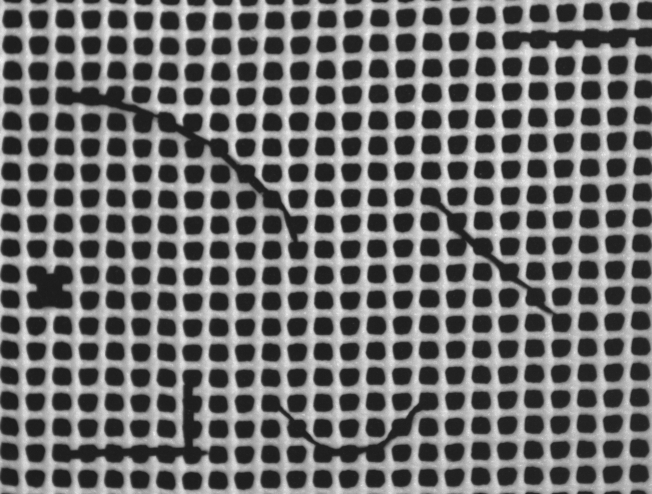
#> input picture 缺陷检测01/plastic_mesh_06.png, 652 x 494 px
$ python qx1.py
#> lines starting #> are read from the running program, lines starting #| are printed output that depends on the picture; after the words box and inside, x2 and y2 are one past the last pixel; in counts of white or black regions, pixels touching at a corner belong together
import numpy as np
import cv2

font = cv2.FONT_HERSHEY_SIMPLEX

img = cv2.imread('plastic_mesh_06.png')
#> img is the input picture: shape (494, 652, 3); min 26, max 241, mean 111.6
cv2.imshow('src',img)

gray = cv2.cvtColor(img,cv2.COLOR_BGR2GRAY)
gray = cv2.GaussianBlur(gray, (3,3), 1.0)

#ret,thresh = cv2.threshold(gray, 0, 255, cv2.THRESH_BINARY_INV | cv2.THRESH_OTSU)
_,thresh1 = cv2.threshold(gray, 25, 255, cv2.THRESH_BINARY_INV )
#> thresh1: shape (494, 652); every value is 0
_,thresh2 = cv2.threshold(gray, 80, 255, cv2.THRESH_BINARY_INV )
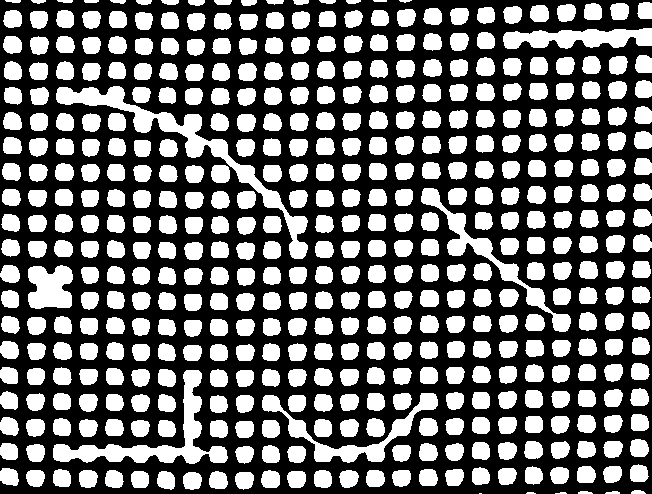
#> thresh2: shape (494, 652); 42.4% white; 457 white regions (3 under 20 px), largest, box (x1, y1, x2, y2) and area: (56, 86, 308, 259) 4576, (53, 370, 228, 464) 3439, (421, 188, 571, 332) 2475
thresh = thresh1 - thresh2
#> thresh: shape (494, 652); values 0 (black) and 1 (white), 42.4% white; 457 white regions (3 under 20 px)
#cv2.imshow('thresh',thresh)

contours,hierarchy = cv2.findContours(thresh, cv2.RETR_EXTERNAL, cv2.CHAIN_APPROX_NONE)
#> contours = 457 contours, 6 with area under 20; largest, box (x1, y1, x2, y2) and area: (56, 86, 308, 259) 4196, (53, 370, 228, 464) 3156, (421, 188, 571, 332) 2236, (262, 393, 438, 463) 2204, (503, 28, 652, 49) 1972

isNG = False
for cnt in contours:
  area = cv2.contourArea(cnt)
  if(area>350):
    cv2.drawContours(img,cnt,-1,(0,0,255),2)
    isNG = True
#> this loop made 457 passes
#> area on passes 5 to 16: 21.5, 32.5, 252, 256.5, 251.5, 254.5, 249.5, 245, 243, 252, 253, 253.5
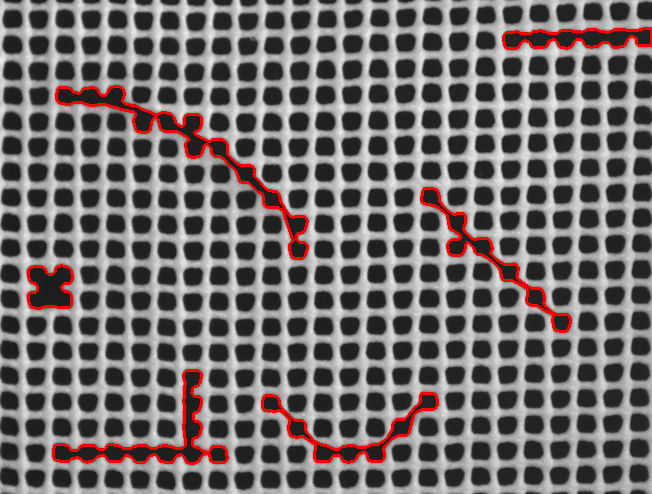
#> img: shape (494, 652, 3); 2.59% of pixels changed, all inside (x1, y1, x2, y2) = (27, 27, 652, 465)
#  else:
#    cv2.drawContours(img,cnt,-1,(0,255,0),1)

if isNG:
  rect, basline = cv2.getTextSize('Mesh Not OK', font, 1.0, 2)
#> rect = (208, 22); basline = 10
  cv2.rectangle(img, (10,10,int(rect[0]*0.7),rect[1]), (212, 233, 252), -1, 8)
  cv2.putText(img,'Mesh Not OK', (10,5+rect[1]), font, 0.7, (0,0,255), 2)
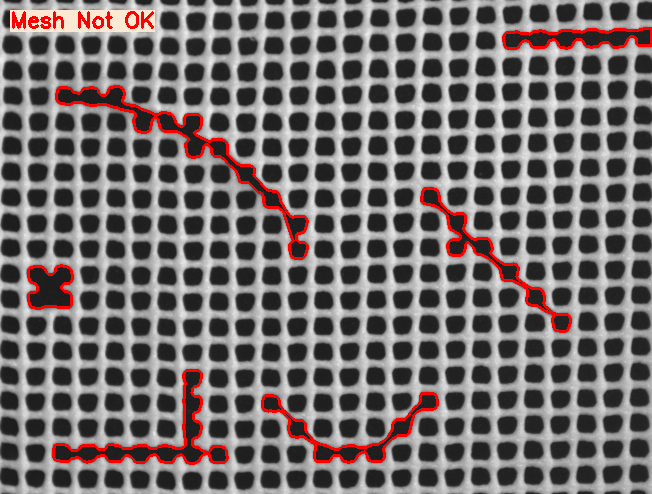
#> img: shape (494, 652, 3); mean B, G, R 110.4, 110.5, 118.1
else:
  rect, basline = cv2.getTextSize('Mesh OK', font, 1.0, 2)
  cv2.rectangle(img, (10,10,int(rect[0]*0.7),rect[1]), (212, 233, 252), -1, 8)
  cv2.putText(img,'Mesh OK', (10,5+rect[1]), font, 0.7, (0,200,0), 2)
cv2.imshow('meshDefects', img)
cv2.waitKey(0)
cv2.destroyAllWindows()

$ run again, with 缺陷检测01/plastic_mesh_01.png copied over 缺陷检测01/plastic_mesh_06.png
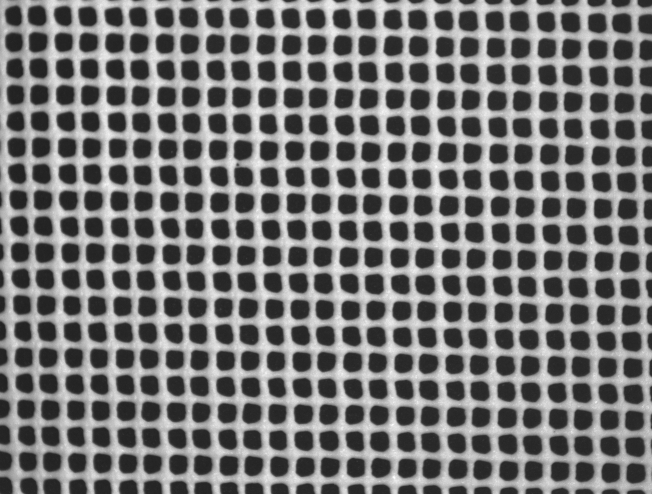
#> input picture 缺陷检测01/plastic_mesh_01.png, 652 x 494 px
#> img is the input picture: shape (494, 652, 3); min 32, max 255, mean 119.9
#> thresh1: shape (494, 652); every value is 0
#> `_,thresh2 = cv2.threshold(gray, 80, 255, cv2.THRESH_BINARY_INV )`:
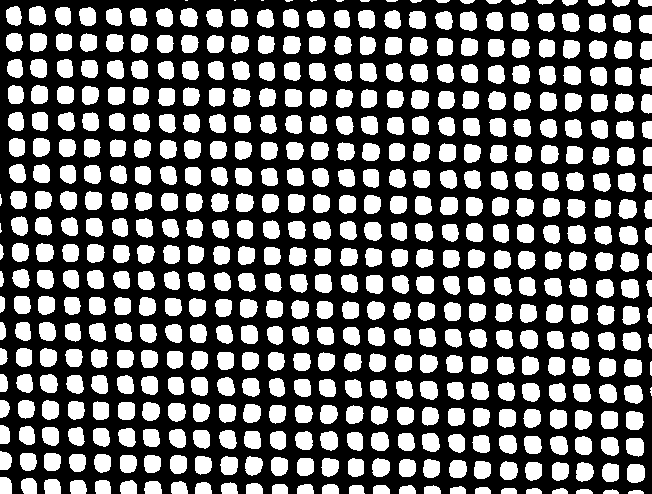
#> thresh2: shape (494, 652); 40.4% white; 520 white regions (10 under 20 px), largest, box (x1, y1, x2, y2) and area: (620, 252, 639, 272) 304, (627, 464, 645, 483) 304, (615, 93, 634, 113) 302
#> thresh: shape (494, 652); values 0 (black) and 1 (white), 40.4% white; 520 white regions (10 under 20 px)
#> contours = 520 contours, 13 with area under 20; largest, box (x1, y1, x2, y2) and area: (627, 464, 645, 483) 274, (620, 252, 639, 272) 274, (615, 93, 634, 113) 273, (618, 199, 637, 219) 272, (622, 332, 641, 351) 270
#> the loop `for cnt in contours:` made 520 passes
#> area on passes 1 to 3: 37, 42, 54.5
#> rect = (139, 22); basline = 10
#> `cv2.putText(img,'Mesh OK', (10,5+rect[1]), font, 0.7, (0,200,0), 2)`:
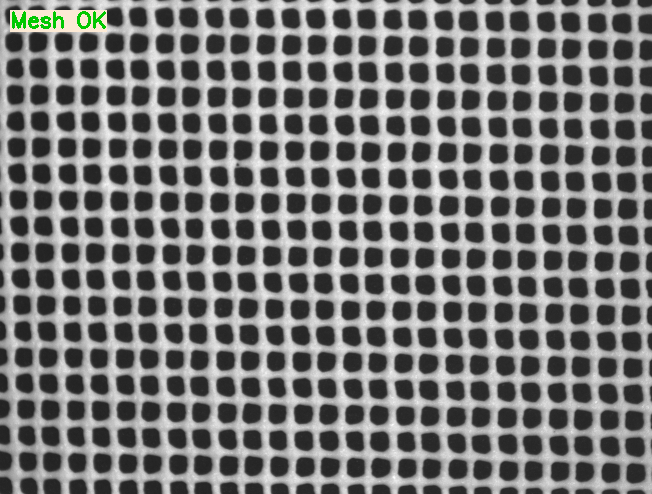
#> img: shape (494, 652, 3); mean B, G, R 120, 120.6, 120.2

$ run again, with 缺陷检测01/plastic_mesh_02.png copied over 缺陷检测01/plastic_mesh_06.png
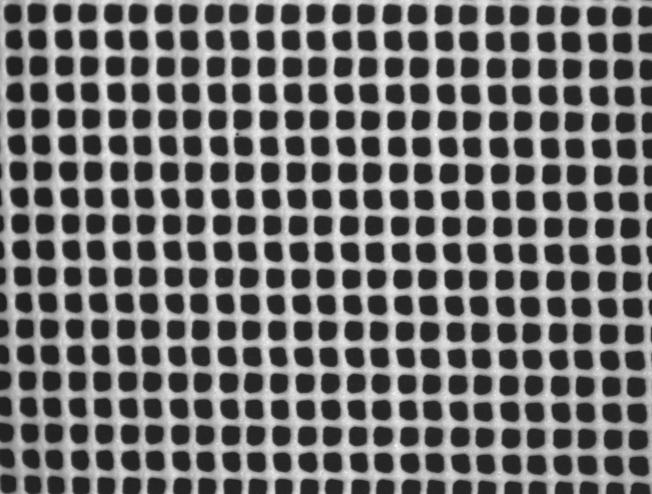
#> input picture 缺陷检测01/plastic_mesh_02.png, 652 x 494 px
#> img is the input picture: shape (494, 652, 3); min 30, max 247, mean 115.7
#> thresh1: shape (494, 652); every value is 0
#> `_,thresh2 = cv2.threshold(gray, 80, 255, cv2.THRESH_BINARY_INV )`:
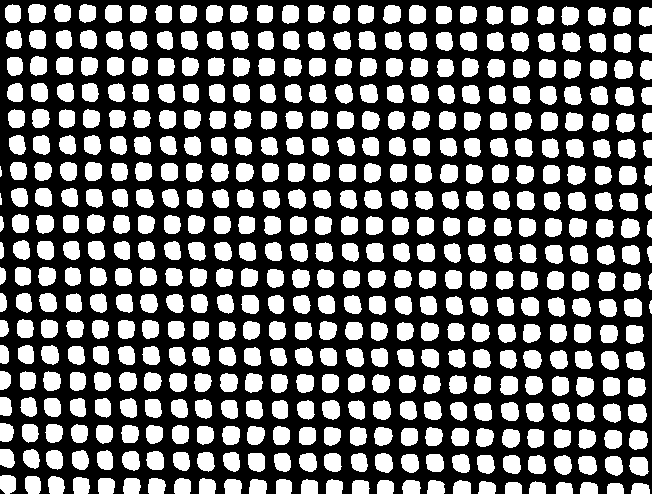
#> thresh2: shape (494, 652); 41.6% white; 500 white regions (2 under 20 px), largest, box (x1, y1, x2, y2) and area: (629, 430, 648, 450) 313, (621, 218, 640, 238) 310, (614, 60, 633, 79) 307
#> thresh: shape (494, 652); values 0 (black) and 1 (white), 41.6% white; 500 white regions (2 under 20 px)
#> contours = 500 contours, 3 with area under 20; largest, box (x1, y1, x2, y2) and area: (629, 430, 648, 450) 284, (621, 218, 640, 238) 280, (614, 60, 633, 79) 278, (616, 113, 635, 133) 277, (629, 457, 649, 476) 276
#> the loop `for cnt in contours:` made 500 passes
#> area on passes 1 to 3: 159, 148.5, 169
#> rect = (139, 22); basline = 10
#> `cv2.putText(img,'Mesh OK', (10,5+rect[1]), font, 0.7, (0,200,0), 2)`:
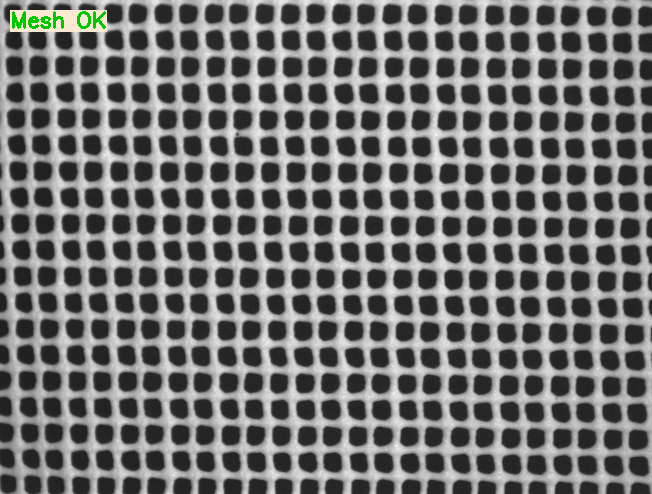
#> img: shape (494, 652, 3); mean B, G, R 115.8, 116.4, 116

$ run again, with 缺陷检测01/plastic_mesh_03.png copied over 缺陷检测01/plastic_mesh_06.png
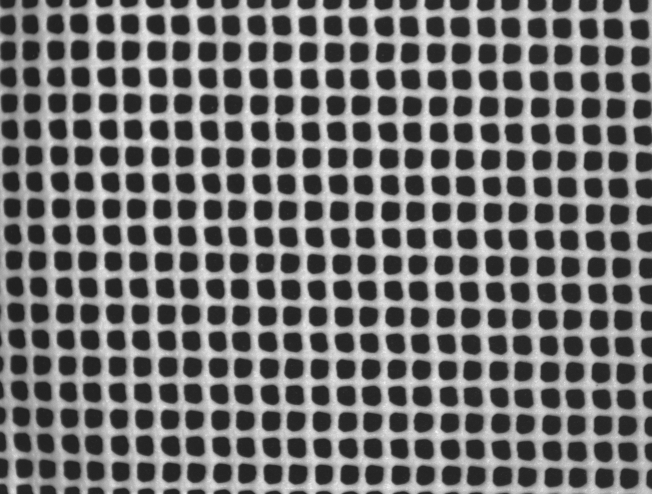
#> input picture 缺陷检测01/plastic_mesh_03.png, 652 x 494 px
#> img is the input picture: shape (494, 652, 3); min 31, max 246, mean 115.6
#> thresh1: shape (494, 652); every value is 0
#> `_,thresh2 = cv2.threshold(gray, 80, 255, cv2.THRESH_BINARY_INV )`:
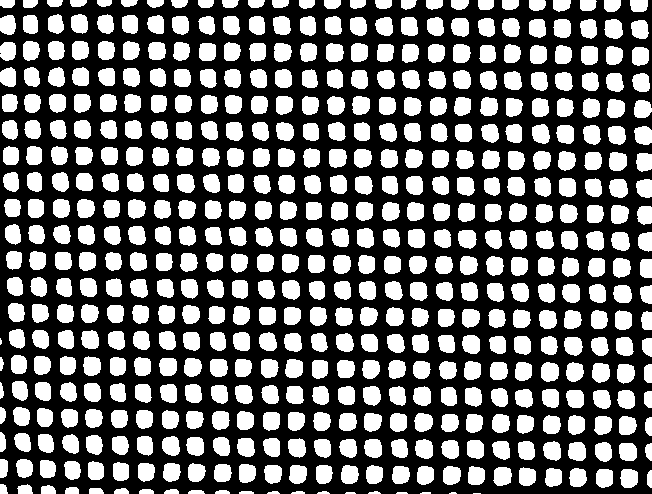
#> thresh2: shape (494, 652); 41.2% white; 520 white regions (3 under 20 px), largest, box (x1, y1, x2, y2) and area: (604, 19, 623, 39) 306, (541, 362, 559, 382) 301, (282, 280, 300, 300) 300
#> thresh: shape (494, 652); values 0 (black) and 1 (white), 41.2% white; 520 white regions (3 under 20 px)
#> contours = 520 contours, 10 with area under 20; largest, box (x1, y1, x2, y2) and area: (604, 19, 623, 39) 276, (541, 362, 559, 382) 272, (592, 363, 610, 383) 271, (282, 280, 300, 300) 271, (609, 179, 628, 198) 269
#> the loop `for cnt in contours:` made 520 passes
#> area on passes 10 to 12: 25, 35, 41
#> rect = (139, 22); basline = 10
#> `cv2.putText(img,'Mesh OK', (10,5+rect[1]), font, 0.7, (0,200,0), 2)`:
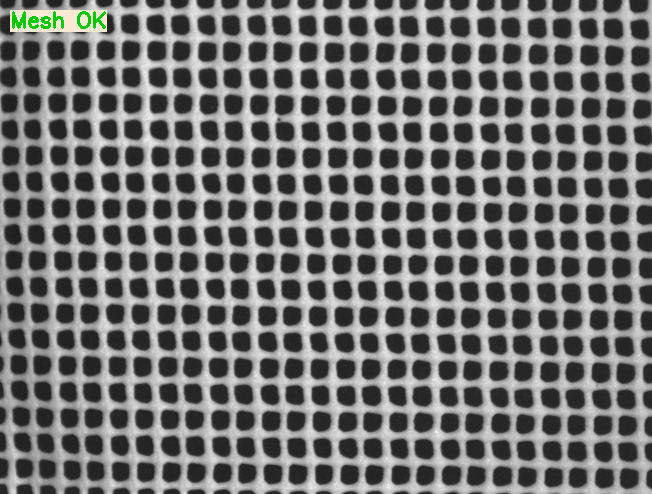
#> img: shape (494, 652, 3); mean B, G, R 115.9, 116.4, 116.1
